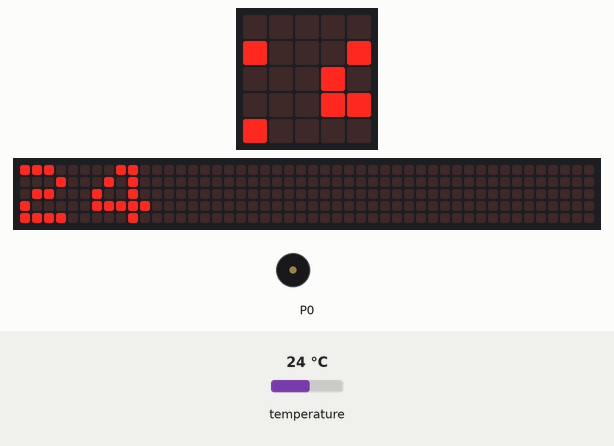
The program below on a simulated BBC micro:bit (MakeCode). Parts: the board's 5×5 LED display, a strip that is not on the board, showing the scrolling text unrolled, buzzer (waves = sounding). The inputs (shaded band) are chosen by the test bench; at power-on: temperature 24 °C. The 48×5 strip is a reading aid, not a part: it shows the text the display is scrolling, unrolled, one strip-width of it at a time.

Above: at 1.87 s.
1.9 s: temperature set to 28.3 °C
At 5.87 s:
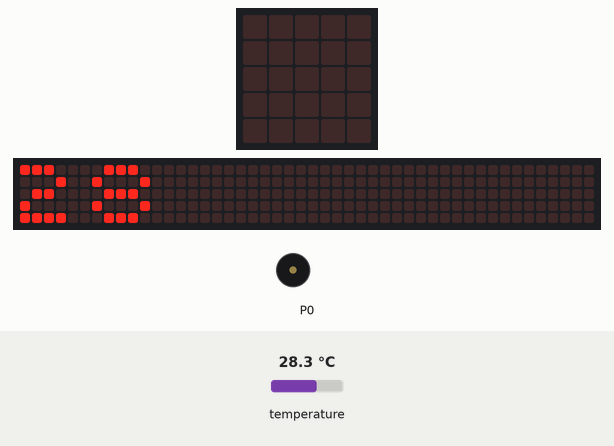
6.6 s: temperature set to 29.3 °C
At 9.1 s:
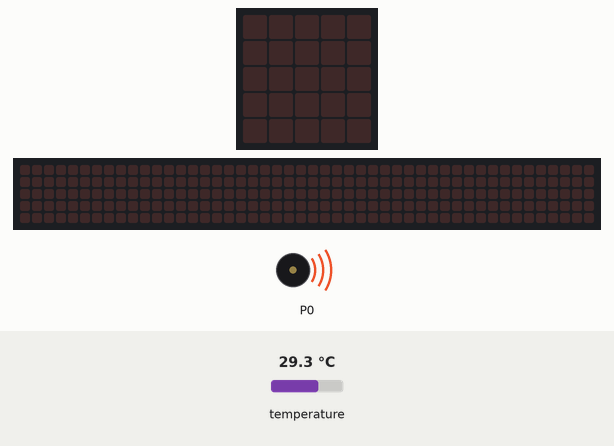
10.2 s: temperature set to 28 °C
At 11.81 s:
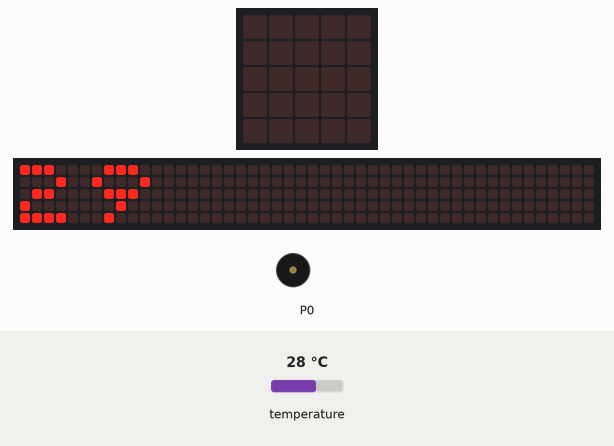
Timing chart, 0 to 13.3 s (numbered marks = the images above; inputs shaded):
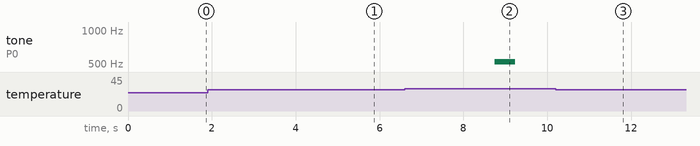

The program:

main.ts
```typescript
basic.showIcon(IconNames.Heart)
basic.forever(function () {
    basic.showNumber(input.temperature())
    if (input.temperature() > 28) {
        music.playTone(523, music.beat(BeatFraction.Whole))
    }
})
```

Measured:
- the behaviour switches between 28.9 and 29 °C on temperature (found by bisection; images 1 and 2)
- after the input at 6.6 s, tone on P0: silent → 523 Hz after 2.1 s, → silent 0.50 s later
- after the input at 10.2 s, tone on P0: stops changing and stays silent
- what the display in image 2 shows lasts 0.6 s, from 8.7 s to 9.3 s
